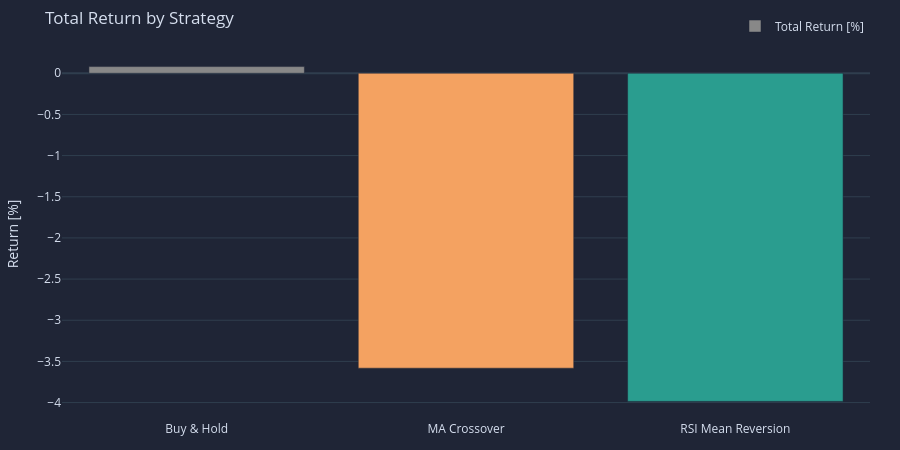

Source (notebook cell):
### Code cell
comparison["Total Return [%]"].vbt.barplot(
    trace_kwargs=dict(marker_color=["#888888", "#f4a261", "#2a9d8f"]),
).update_layout(title="Total Return by Strategy", yaxis_title="Return [%]").show()

### Figure 1 — Plotly figure (JSON) as saved in the notebook; plotly's stock layout.template omitted (floating-point values rounded to 4 significant figures)
{"data": [{"marker": {"color": ["#888888", "#f4a261", "#2a9d8f"]}, "name": "Total Return [%]", "showlegend": true, "type": "bar", "x": ["Buy & Hold", "MA Crossover", "RSI Mean Reversion"], "y": [0.08089, -3.582, -3.986]}], "layout": {"height": 450, "legend": {"orientation": "h", "traceorder": "normal", "x": 1, "xanchor": "right", "y": 1.02, "yanchor": "bottom"}, "margin": {"b": 30, "l": 30, "r": 30, "t": 30}, "title": {"text": "Total Return by Strategy"}, "width": 900, "yaxis": {"title": {"text": "Return [%]"}}}}
